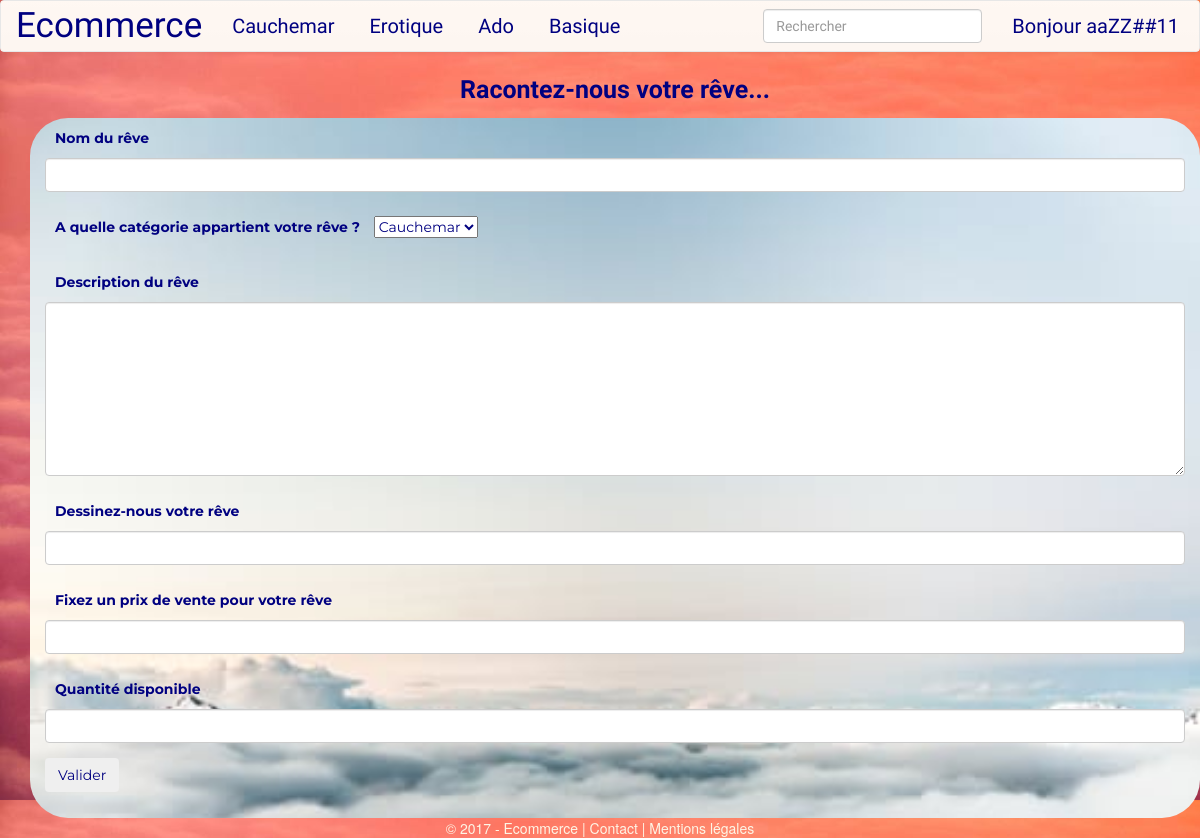
Page /?page=additem (signed in) on the committed database.
### tables this page shows
CREATE TABLE `category` (
  `id_category` int(11) NOT NULL,
  `category` varchar(255) NOT NULL
);

### function/model.php (called while the page is built, shortened)
<?php
function getCategories() {
    global $bdd;
    $query = $bdd->query("SELECT * FROM category");
    return $query->fetchAll(PDO::FETCH_OBJ);
}

### pages/additem.php (the view, shortened to what this page needs)
<div class="container text-center">
    <p class="sentence">Racontez-nous votre rêve...</p>
</div>
<div class="container articlesForm">
    <form method="POST">
        <div class="form-group">
            <label for="name" class="control-label">Nom du rêve</label>
            <input type="text" name="name" value="" class="form-control">
        </div>
        <div class="form-group">
            <label for="category" class="control-label">A quelle catégorie appartient votre rêve ?</label>
            <select name="category" id="category">
                <?php foreach (getCategories() as $category) {
                    echo "<option value=".$category->id_category.">".$category->category."</option>";
                } ?>
            </select>
        </div>
        <div class="form-group">
            <label for="description" class="control-label">Description du rêve</label>
            <textarea name="description" rows="8" cols="80" class="form-control"></textarea>
        </div>
        <div class="form-group">
            <label for="image" class="control-label">Dessinez-nous votre rêve</label>
            <input type="text" class="form-control" id="image" name="image">
        </div>
        <div class="form-group">
            <label for="price" class="control-label">Fixez un prix de vente pour votre rêve</label>
            <input type="text" class="form-control" id="price" name="price">
        </div>
        <div class="form-group">
            <label for="quantity" class="control-label">Quantité disponible</label>
            <input type="text" class="form-control" id="quantity" name="quantity">
        </div>
        <button type="submit" class="btn">Valider</button>
    </form>
</div>

### pages/header.php (shortened to what this page needs)
<!DOCTYPE html>
<html>
    <head>
        <link rel="stylesheet" href="https://maxcdn.bootstrapcdn.com/bootstrap/3.3.7/css/bootstrap.min.css">
        <link rel="stylesheet" href="https://maxcdn.bootstrapcdn.com/bootstrap/3.3.7/css/bootstrap-theme.min.css">
        <link rel="stylesheet" href="css/style.css">
    </head>
    <body>
        <header class="main-header">
            <nav class="navbar navbar-default">
                <div class="container navContainer">
                    <div class="navbar-header">
                        <a class="navbar-brand" href="?page=home">Ecommerce</a>
                    </div>
                    <div>
                        <ul class="nav navbar-nav">
                        <?php foreach(getCategories() as $category): ?>
                            <li class="<?= (isset($_GET["category"]) && $_GET["category"] == $category->id_category)? "active" : "" ;?>"><a href="?page=home&category=<?php echo $category->id_category; ?>"><?php echo $category->category; ?></a></li>
                        <?php endforeach; ?>
                        </ul>
                        <ul class="nav navbar-nav navbar-right">
                        <?php if (isset($_SESSION['user'])) :?>
                            <li class="<?= ($_GET["page"]=="contact-profile")? "active" : "" ; ?>"><a href="?page=contact-profile">
                                <?= "Bonjour ".($_SESSION['user']->login); ?>
                            </a></li>
                        <?php else: ?>
                            <li class="<?= ($_GET["page"]=="inscription")? "active" : "" ; ?>"><a href="?page=inscription">Inscription</a></li>
                            <li class="<?= ($_GET["page"]=="connexion")? "active" : "" ; ?>"><a href="?page=connexion">Connexion</a></li>
                        <?php endif; ?>
                        </ul>
                        <form  action="?page=99" class="navbar-form navbar-right">
                            <div class="form-group">
                                <input type="text" id="search" class="form-control" placeholder="Rechercher">
                            </div>
                        </form>
                    </div>
                </div>
            </nav>
        </header>
        <div class="main-content">
            <div class="container">

### css/style.css (style rules this page uses)
body { background-image:url("../img/pexels-photo-132800.jpeg"); background-attachment: fixed; background-size: 100%; }
.main-header .navbar .navContainer { background-color:rgba(255, 245, 238, 0.7); font-family: 'Indie Flower', cursive; font-size: 17px; width:100%; }
.main-header .navbar-header a { color: #000080; font-family: 'Indie Flower', cursive; font-size: 35px; }
.container ul.nav a { color: #000080; font-size: 20px; padding-right: 20px; }
form.to_connect, .to_inscription, label { margin:10px; }
.articlesForm { height: 700px; background-image:url("../img/sky.jpeg"); background-size: 100%; color: #000080; font-size: 14px; font-family: 'Montserrat', sans-serif; border-radius: 38px; }
.sentence { font-weight: bold; font-size: 25px; font-family: 'Indie Flower', cursive; color: #000080; }

### rows in the picture
category: category "Cauchemar"
category: category "Erotique"
category: category "Ado"
category: category "Basique"

### other values in the picture
$_SESSION['user']->login "aaZZ##11"
form field category "Cauchemar"
